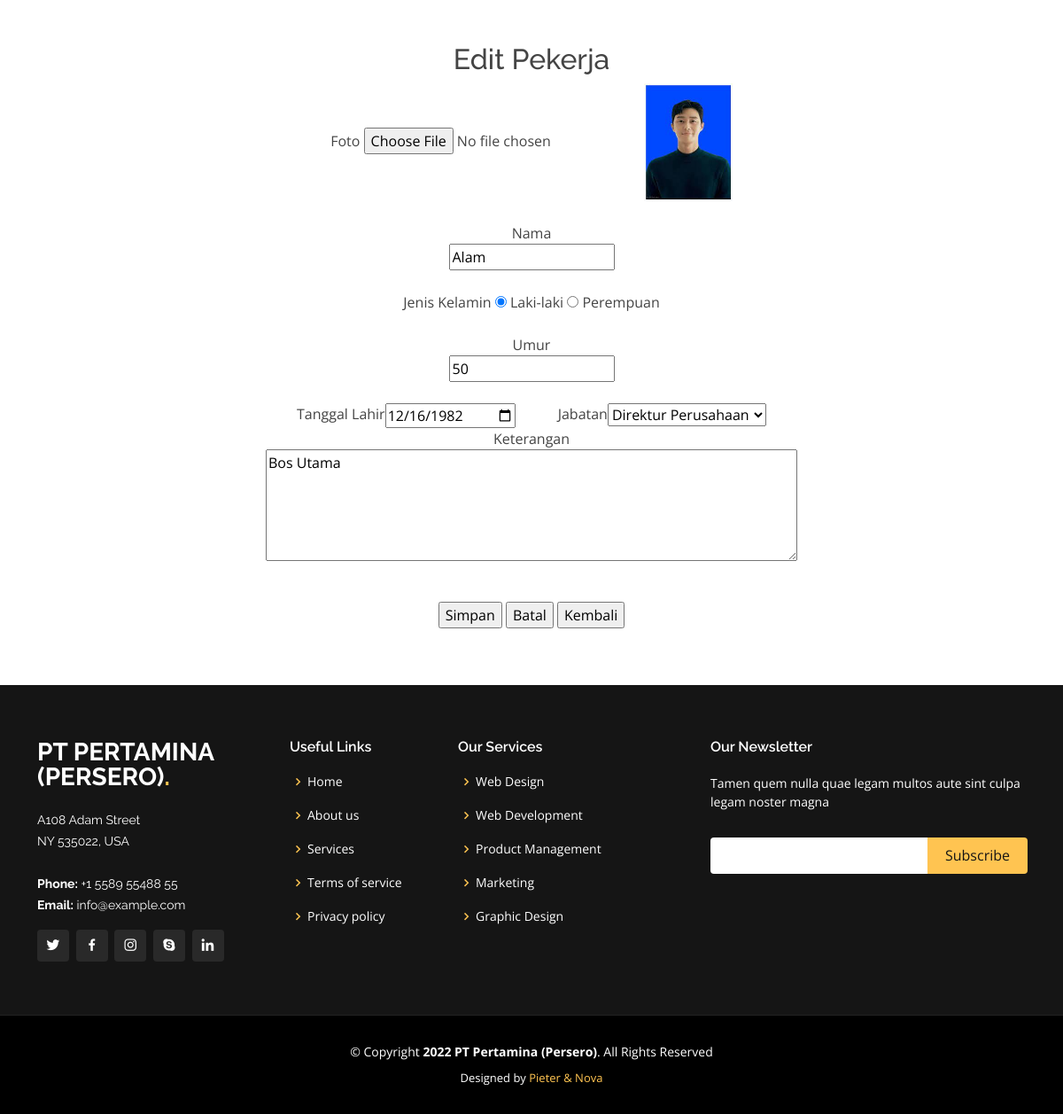
Screenshot of /produk/pekerja_edit.php?id=1 with the database file from the repository.
### tables this page shows
CREATE TABLE `pekerja` (
  `id_pekerja` int(255) NOT NULL,
  `nama` varchar(255) NOT NULL,
  `jenis_kelamin` enum('Laki-laki','Perempuan') NOT NULL,
  `umur` int(10) NOT NULL,
  `jabatan` varchar(255) NOT NULL,
  `tanggal_lahir` date NOT NULL,
  `keterangan` varchar(255) NOT NULL,
  `foto` varchar(255) NOT NULL
);

CREATE TABLE `jabatan` (
  `id_jabatan` int(10) NOT NULL,
  `nama_jabatan` varchar(255) NOT NULL
);

### produk/pekerja_edit.php (the view, shortened to what this page needs)
<?php
include '../koneksi.php';
$temp = $_GET['id'];
$query = mysqli_query($connection, "SELECT * FROM pekerja WHERE id_pekerja = '$temp' ");
$data = mysqli_fetch_array($query);
?>
<!DOCTYPE html>
<html>
<head>
    <link href="../assets/vendor/aos/aos.css" rel="stylesheet">
    <link href="../assets/vendor/bootstrap/css/bootstrap.min.css" rel="stylesheet">
    <link href="../assets/vendor/bootstrap-icons/bootstrap-icons.css" rel="stylesheet">
    <link href="../assets/vendor/boxicons/css/boxicons.min.css" rel="stylesheet">
    <link href="../assets/vendor/glightbox/css/glightbox.min.css" rel="stylesheet">
    <link href="../assets/vendor/remixicon/remixicon.css" rel="stylesheet">
    <link href="../assets/vendor/swiper/swiper-bundle.min.css" rel="stylesheet">
    <link href="../assets/css/style.css" rel="stylesheet">
</head>
<body>
    <main id="main" class="main text-center py-5">
        <h2 class="judul">Edit Pekerja</h2>
        <form method="post" action="pekerja_update.php" enctype="multipart/form-data">
            <div class="form-group pb-4">
                <label for="foto">Foto</label>
                <input type="file" id="foto" name="foto">
                <img src="../images/<?php echo $data['foto']; ?> " width="100px" height="133px">
            </div>
            <div class="form-group col-md-6 pb-4 mx-auto">
                <label for="nama">Nama</label>
                <div class="input"><input type="text" name="nama" id="nama" value="<?php echo $data['nama']; ?>"></div>
            </div>
            <div class="form-group col-md-6 pb-4 mx-auto">
                <label for="jk">Jenis Kelamin</label>
                <?php
        if ($data['jenis_kelamin'] == "Laki-laki") {
            $l = "checked";
            $p = "";
        } else {
            $l = "";
            $p = "checked";
        }
        ?>
                <input type="radio" id="jk" name="jk" value="Laki-laki" <?php echo $l; ?>> Laki-laki
                <input type="radio" id="jk" name="jk" value="Perempuan" <?php echo $p; ?>> Perempuan
            </div>
            <div class="form-group col-md-6 pb-4 mx-auto">
                <label for="umur">Umur</label>
                <div class="input"><input type="text" name="umur" id="umur" value="<?php echo $data['umur']; ?>"></div>
            </div>
            <div class="form-group d-flex justify-content-center">
                <label for="tanggal">Tanggal Lahir</label>
                <div class="input"><input type="date" name="tanggal" id="tanggal"
                        value="<?php echo $data['tanggal_lahir']; ?>">
                </div>
                <label for="jabatan" class="ms-5">Jabatan</label>
                <div class="input">
                    <select id="jabatan" name="jabatan">
                        <?php
                $queryjabatan = mysqli_query($connection, "SELECT * FROM jabatan");
                while ($j = mysqli_fetch_array($queryjabatan)) {
                    echo "<option value='$j[nama_jabatan]'";
                    if ($j['nama_jabatan'] == $data['jabatan'])
                        echo "selected";
                    echo ">$j[nama_jabatan]</option>";
                }
                ?>
                    </select>
                </div>
            </div>
            <div class="form-group col-md-6 pb-4 mx-auto">
                <label for="keterangan">Keterangan</label>
                <div class="input">
                    <textarea style="width: 100%;" rows="5" id="keterangan"
                        name="keterangan"><?php echo $data['keterangan']; ?></textarea>
                </div>
            </div>
            <div class="form-group py-3">
                <input type="submit" value="Simpan" class="tombol_simpan">
                <input type="reset" value="Batal" class="tombol_reset">
                <a href="pekerja.php"><input type="button" value="Kembali" class="tombol_kembali"></a>
            </div>
        </form>
    </main>
    <footer id="footer">
        <div class="footer-top">
            <div class="container">
                <div class="row">
                    <div class="col-lg-3 col-md-6">
                        <div class="footer-info">
                            <h3>PT Pertamina (Persero)<span>.</span></h3>
                            <p>
                                A108 Adam Street <br>
                                NY 535022, USA<br><br>
                                <strong>Phone:</strong> +1 5589 55488 55<br>
                                <strong>Email:</strong> info@example.com<br>
                            </p>
                            <div class="social-links mt-3">
                                <a href="#" class="twitter"><i class="bx bxl-twitter"></i></a>
                                <a href="#" class="facebook"><i class="bx bxl-facebook"></i></a>
                                <a href="#" class="instagram"><i class="bx bxl-instagram"></i></a>
                                <a href="#" class="google-plus"><i class="bx bxl-skype"></i></a>
                                <a href="#" class="linkedin"><i class="bx bxl-linkedin"></i></a>
                            </div>
                        </div>
                    </div>
                    <div class="col-lg-2 col-md-6 footer-links">
                        <h4>Useful Links</h4>
                        <ul>
                            <li><i class="bx bx-chevron-right"></i> <a href="#">Home</a></li>
                            <li><i class="bx bx-chevron-right"></i> <a href="#">About us</a></li>
                            <li><i class="bx bx-chevron-right"></i> <a href="#">Services</a></li>
                            <li><i class="bx bx-chevron-right"></i> <a href="#">Terms of service</a></li>
                            <li><i class="bx bx-chevron-right"></i> <a href="#">Privacy policy</a></li>
                        </ul>
                    </div>
                    <div class="col-lg-3 col-md-6 footer-links">
                        <h4>Our Services</h4>
                        <ul>
                            <li><i class="bx bx-chevron-right"></i> <a href="#">Web Design</a></li>
                            <li><i class="bx bx-chevron-right"></i> <a href="#">Web Development</a></li>
                            <li><i class="bx bx-chevron-right"></i> <a href="#">Product Management</a></li>
                            <li><i class="bx bx-chevron-right"></i> <a href="#">Marketing</a></li>
                            <li><i class="bx bx-chevron-right"></i> <a href="#">Graphic Design</a></li>
                        </ul>
                    </div>
                    <div class="col-lg-4 col-md-6 footer-newsletter">
                        <h4>Our Newsletter</h4>
                        <p>Tamen quem nulla quae legam multos aute sint culpa legam noster magna</p>
                        <form action="" method="post">
                            <input type="email" name="email"><input type="submit" value="Subscribe">
                        </form>
                    </div>
                </div>
            </div>
        </div>
        <div class="container">
            <div class="copyright">
                &copy; Copyright <strong><span>2022 PT Pertamina (Persero)</span></strong>. All Rights Reserved
            </div>
            <div class="credits">
                Designed by <a href="#">Pieter & Nova</a>
            </div>
        </div>
    </footer>
</body>
</html>

### assets/css/style.css (style rules this page uses)
body { font-family: "Open Sans", sans-serif; color: #444444; }
a { color: #ffc451; text-decoration: none; }
h1, h2, h3, h4, h5, h6 { font-family: "Raleway", sans-serif; }
#footer { background: black; padding: 0 0 30px 0; color: #fff; font-size: 14px; }
#footer .footer-top { background: #151515; border-bottom: 1px solid #222222; padding: 60px 0 30px 0; }
#footer .footer-top .footer-info { margin-bottom: 30px; }
#footer .footer-top .footer-info h3 { font-size: 28px; margin: 0 0 20px 0; padding: 2px 0 2px 0; line-height: 1; font-weight: 700; text-transform: uppercase; }
#footer .footer-top .footer-info h3 span { color: #ffc451; }
#footer .footer-top .footer-info p { font-size: 14px; line-height: 24px; margin-bottom: 0; font-family: "Raleway", sans-serif; color: #fff; }
#footer .footer-top .social-links a { font-size: 18px; display: inline-block; background: #292929; color: #fff; line-height: 1; padding: 8px 0; margin-right: 4px; border-radius: 4px; text-align: center; width: 36px; height: 36px; transition: 0.3s; }
#footer .footer-top h4 { font-size: 16px; font-weight: 600; color: #fff; position: relative; padding-bottom: 12px; }
#footer .footer-top .footer-links { margin-bottom: 30px; }
#footer .footer-top .footer-links ul { list-style: none; padding: 0; margin: 0; }
#footer .footer-top .footer-links ul i { padding-right: 2px; color: #ffc451; font-size: 18px; line-height: 1; }
#footer .footer-top .footer-links ul li { padding: 10px 0; display: flex; align-items: center; }
#footer .footer-top .footer-links ul li:first-child { padding-top: 0; }
#footer .footer-top .footer-links ul a { color: #fff; transition: 0.3s; display: inline-block; line-height: 1; }
#footer .footer-top .footer-newsletter form { margin-top: 30px; background: #fff; padding: 6px 10px; position: relative; border-radius: 4px; }
#footer .footer-top .footer-newsletter form input[type="email"] { border: 0; padding: 4px; width: calc(100% - 110px); }
#footer .footer-top .footer-newsletter form input[type="submit"] { position: absolute; top: 0; right: -2px; bottom: 0; border: 0; background: none; font-size: 16px; padding: 0 20px; background: #ffc451; color: #151515; transition: 0.3s; border-radius: 0 4px 4px 0; }
#footer .copyright { text-align: center; padding-top: 30px; }
#footer .credits { padding-top: 10px; text-align: center; font-size: 13px; color: #fff; }

### rows the page displays
pekerja: foto (picture), nama "Alam", umur "50", tanggal "12/16/1982", jabatan "Direktur Perusahaan", keterangan "Bos Utama"
